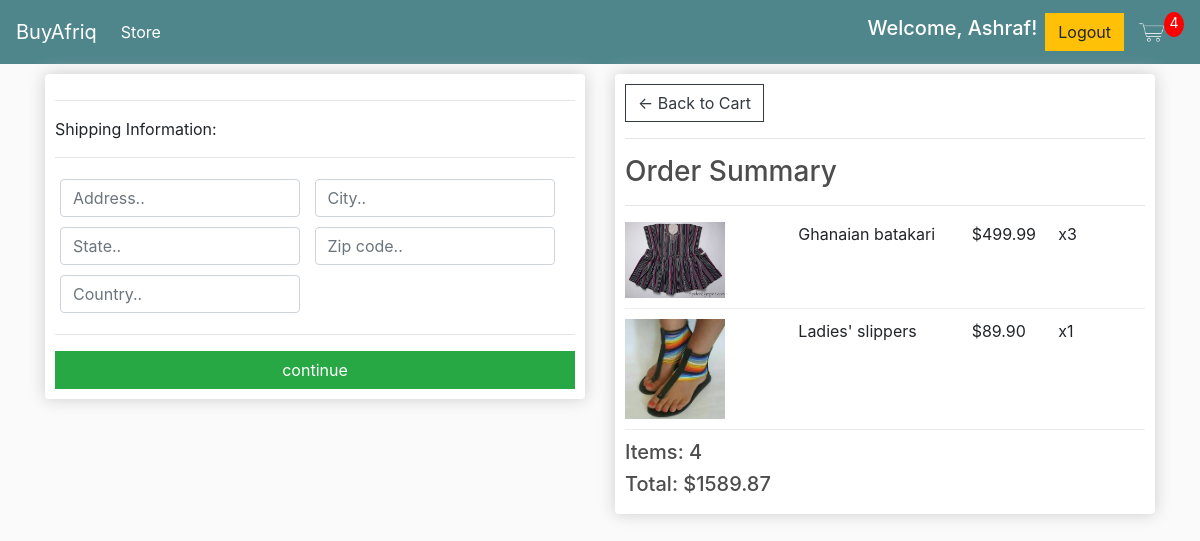
Screenshot of /checkout/ (signed in) with the database file from the repository.
### store/models.py (models this page shows, shortened)
class Customer(models.Model):
    user = models.OneToOneField(User, null=True, blank=True, on_delete=models.CASCADE)
    name = models.CharField(max_length=200, null=True)
    email = models.EmailField(null=True)

class OrderItem(models.Model):
    product = models.ForeignKey(Product, on_delete=models.SET_NULL, blank=True, null=True)
    order = models.ForeignKey(Order, on_delete=models.SET_NULL, blank=True, null=True)
    quantity = models.BigIntegerField(default=0, null=True, blank=True)
    date_added = models.DateTimeField(auto_now_add=True)
    @property
    def get_total(self):
        total = self.product.price * self.quantity
        return total

class Product(models.Model):
    name = models.CharField(max_length=200, null=True)
    slug = models.SlugField(unique=True)
    description = models.CharField(max_length=1000, blank=True, null=True)
    quantity = models.IntegerField(null=True, blank=True)
    allowed4shipping = models.IntegerField(default=10)
    price = models.DecimalField(max_digits=6, decimal_places=2)
    image = models.ImageField(upload_to='images')
    digital = models.BooleanField(default=False, null=True, blank=False)
    sellers_email = models.EmailField(blank=True, null=True)

class Order(models.Model):
    customer = models.ForeignKey(Customer, on_delete=models.SET_NULL, blank=True, null=True)
    date_ordered = models.DateTimeField(auto_now_add=True)
    complete = models.BooleanField(default=False, null=True, blank=False)
    transaction_id = models.CharField(max_length=200, null=True)
    @property
    def shipping(self):
        shipping = False
        orderitems = self.orderitem_set.all()
        for item in orderitems:
            if item.product.digital == False:
                shipping = True
        return shipping
    @property
    def get_cart_total(self):
        orderitems = self.orderitem_set.all()
        total = sum([item.get_total for item in orderitems])
        return total
    @property
    def get_cart_items(self):
        orderitems = self.orderitem_set.all()
        total = sum([item.quantity for item in orderitems])
        return total

### store/views.py (the view)
# urls.py: path('checkout/', views.checkout, name="checkout"),
def checkout(request):
    user_is_logged = user_status(request)
    data = cartData(request)
    cartItems = data['cartItems']
    order = data['order']
    items = data['items']
    if request.user.is_authenticated:
        customer_name = data['customer'].name
    else:
        customer_name = ''
    context = {
        'items': items,
        'order':order,
        'cartItems': cartItems,
        'user_is_logged': user_is_logged,
        'customer_name': customer_name
        }
    return render(request, 'store/checkout.html', context)

### store/utils.py (called while the page is built)
def user_status(request):
    if request.user.is_authenticated:
        return True
    else:
        return False

def cartData(request):
    if request.user.is_authenticated:
        customer = request.user.customer
        order, created = Order.objects.get_or_create(customer=customer, complete=False)
        items = order.orderitem_set.all()
        cartItems = order.get_cart_items
    else:
        cookieData = cookieCart(request)
        cartItems = cookieData['cartItems']
        order = cookieData['order']
        items = cookieData['items']
    if request.user.is_authenticated:
        return {
            'cartItems':cartItems,
            'order': order,
            'items':items,
            'customer': customer
        }
    else:
        return {
            'cartItems':cartItems,
            'order': order,
            'items':items,
        }

### store/templates/store/checkout.html (shortened to what this page needs)
{% extends 'store/main.html' %}
{% load static %}
{% block content %}
    <div class="row">
        <div class="col-lg-6">
            <div class="box-element" id="form-wrapper">
                <form id="form">
                    <div id="shipping-info">
                        <hr>
						<p>Shipping Information:</p>
						<hr>
						<div class="form-field">
							<input class="form-control" type="text" name="address" placeholder="Address..">
						</div>
						<div class="form-field">
							<input class="form-control" type="text" name="city" placeholder="City..">
						</div>
						<div class="form-field">
							<input class="form-control" type="text" name="state" placeholder="State..">
						</div>
						<div class="form-field">
							<input class="form-control" type="text" name="zipcode" placeholder="Zip code..">
						</div>
						<div class="form-field">
							<input class="form-control" type="text" name="country" placeholder="Country..">
						</div>
                    </div>
                    <hr>
                    <input id="form-button" class="btn btn-success btn-block" type="submit" value="continue">
                </form>
            </div>
            <br>
        </div>
        <div class="col-lg-6">
            <div class="box-element">
                <a  class="btn btn-outline-dark" href="{% url 'cart' %}">&#x2190; Back to Cart</a>
				<hr>
				<h3>Order Summary</h3>
				<hr>
				{% for item in items %}
				<div class="cart-row">
				<div style="flex:2"><img class="row-image" src="{{item.product.image.url}}"></div>
					<div style="flex:2"><p>{{item.product.name}}</p></div>
					<div style="flex:1"><p>${{item.product.price|floatformat:2}}</p></div>
					<div style="flex:1"><p>x{{item.quantity}}</p></div>
				</div>
				{% endfor %}
				<h5>Items:   {{order.get_cart_items}}</h5>
				<h5>Total:   ${{order.get_cart_total|floatformat:2}}</h5>
            </div>
        </div>
    </div>
{% endblock content %}

### store/templates/store/main.html (shortened to what this page needs)
{% load static %}
<!DOCTYPE html>
<html lang="en">
<head>
	<link rel="stylesheet" href="https://stackpath.bootstrapcdn.com/bootstrap/4.4.1/css/bootstrap.min.css">
    <link rel="stylesheet" type="text/css" href="{% static 'store/styles/main.css' %}">
</head>
<body>
    <nav class="navbar navbar-expand-lg navbar-dark bg-dark">
        <a class="navbar-brand" href="{% url 'store' %}">BuyAfriq</a>
        <div class="collapse navbar-collapse" id="navbarSupportedContent">
          <ul class="navbar-nav mr-auto">
            <li class="nav-item active">
              <a class="nav-link" href="{% url 'store' %}">Store <span class="sr-only">(current)</span></a>
            </li>
          </ul>
          <div class="form-inline my-2 my-lg-0">
              {% if user_is_logged %}
              <ul class="navbar-nav mr-auto">
                <li class="nav-item active">
                  <h5 class="nav-link">Welcome, {{ customer_name }}! <span class="sr-only">(current)</span></h5>
                </li>
              </ul>
               <a href="{% url 'logout' %}"class="btn btn-warning">Logout</a>
              {% else %}
                <a href="{% url 'login' %}"class="btn btn-warning">Login</a>
              {% endif %}
               <a href="{% url 'cart' %}">
                  <img  id="cart-icon" src="{% static 'store/images/cart.png' %}">
              </a>
              <p id="cart-total">{{cartItems}}</p>
          </div>
        </div>
      </nav>
    <div class="container">
       {% block content %}
       {% endblock content%}
    </div>
</body>
</html>

### store/static/store/styles/main.css (style rules this page uses)
body { background-color: hsl(0, 0%, 98%); }
h1,h2,h3,h4,h5,h6 { color:hsl(0, 0%, 30%); }
.box-element { box-shadow:hsl(0, 0%, 80%) 0 0 16px; background-color: #fff; border-radius: 4px; padding: 10px; }
.bg-dark { background-color: #4f868c!important; }
#cart-icon { width:25px; display: inline-block; margin-left: 15px; }
#cart-total { display: block; text-align: center; color:#fff; background-color: red; width: 20px; height: 25px; border-radius: 50%; font-size: 14px; }
.col-lg-4, .col-lg-6, .col-lg-8, .col-lg-12 { margin-top: 10px; }
.btn { border-radius: 0; }
.row-image { width: 100px; }
.form-field { width:250px; display: inline-block; padding: 5px; }
.cart-row { display: flex; align-items: flex-stretch; padding-bottom: 10px; margin-bottom: 10px; border-bottom: 1px solid #ececec; }

### rows the page displays
Customer: name "Ashraf"
OrderItem: product.image (picture), product.name "Ghanaian batakari", product.price "499.99", quantity "3"
OrderItem: product.image (picture), product.name "Ladies' slippers", product.price "89.90", quantity "1"
Order: get_cart_items "4", get_cart_total "1589.87"

### other values shown
{{ cartItems }} "4"
